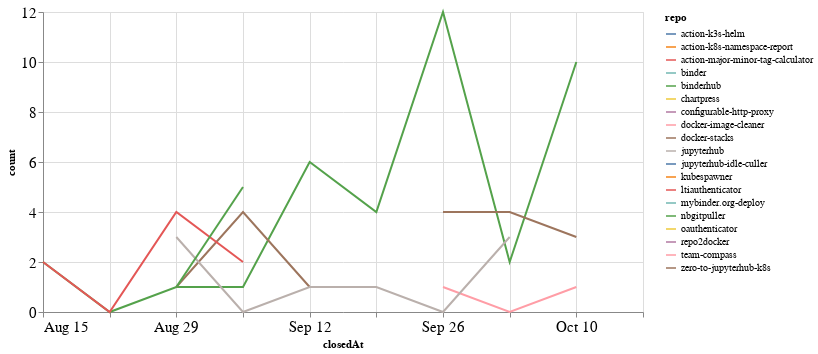

Notebook code cell kept with this figure:
### Code cell
closed_by_time = closed_by.groupby('repo').resample('W', on='closedAt').count()['author'].reset_index()
closed_by_time = closed_by_time.rename(columns={'author': 'count'})

alt.Chart(closed_by_time, width=600).mark_line().encode(
    x='closedAt',
    y='count',
    color='repo',
    tooltip="repo"
)

### Figure 1 — Vega-Lite specification as saved in the notebook (floating-point values rounded to 4 significant figures)
{"config": {"axisLeft": {"labelFontSize": 15}, "axisBottom": {"labelFontSize": 15}}, "data": {"name": "data-18efa8c2711fa72f81797943fe9b8ec8"}, "mark": "line", "encoding": {"color": {"type": "nominal", "field": "repo"}, "tooltip": {"type": "nominal", "field": "repo"}, "x": {"type": "temporal", "field": "closedAt"}, "y": {"type": "quantitative", "field": "count"}}, "width": 600, "$schema": "https://vega.github.io/schema/vega-lite/v4.8.1.json", "datasets": {"data-18efa8c2711fa72f81797943fe9b8ec8": [{"repo": "action-k3s-helm", "closedAt": "2021-10-10T00:00:00", "count": 2}, {"repo": "action-k8s-namespace-report", "closedAt": "2021-09-26T00:00:00", "count": 1}, {"repo": "action-major-minor-tag-calculator", "closedAt": "2021-09-26T00:00:00", "count": 1}, {"repo": "binder", "closedAt": "2021-10-03T00:00:00", "count": 1}, {"repo": "binderhub", "closedAt": "2021-08-15T00:00:00", "count": 2}, {"repo": "binderhub", "closedAt": "2021-08-22T00:00:00", "count": 0}, {"repo": "binderhub", "closedAt": "2021-08-29T00:00:00", "count": 1}, {"repo": "binderhub", "closedAt": "2021-09-05T00:00:00", "count": 1}, {"repo": "binderhub", "closedAt": "2021-09-12T00:00:00", "count": 6}, {"repo": "binderhub", "closedAt": "2021-09-19T00:00:00", "count": 4}, {"repo": "binderhub", "closedAt": "2021-09-26T00:00:00", "count": 12}, {"repo": "binderhub", "closedAt": "2021-10-03T00:00:00", "count": 2}, {"repo": "binderhub", "closedAt": "2021-10-10T00:00:00", "count": 10}, {"repo": "chartpress", "closedAt": "2021-09-05T00:00:00", "count": 1}, {"repo": "configurable-http-proxy", "closedAt": "2021-09-19T00:00:00", "count": 1}, {"repo": "docker-image-cleaner", "closedAt": "2021-09-26T00:00:00", "count": 1}, {"repo": "docker-image-cleaner", "closedAt": "2021-10-03T00:00:00", "count": 0}, {"repo": "docker-image-cleaner", "closedAt": "2021-10-10T00:00:00", "count": 1}, {"repo": "docker-stacks", "closedAt": "2021-08-29T00:00:00", "count": 1}, {"repo": "docker-stacks", "closedAt": "2021-09-05T00:00:00", "count": 4}, {"repo": "docker-stacks", "closedAt": "2021-09-12T00:00:00", "count": 1}, {"repo": "jupyterhub", "closedAt": "2021-08-29T00:00:00", "count": 3}, {"repo": "jupyterhub", "closedAt": "2021-09-05T00:00:00", "count": 0}, {"repo": "jupyterhub", "closedAt": "2021-09-12T00:00:00", "count": 1}, {"repo": "jupyterhub", "closedAt": "2021-09-19T00:00:00", "count": 1}, {"repo": "jupyterhub", "closedAt": "2021-09-26T00:00:00", "count": 0}, {"repo": "jupyterhub", "closedAt": "2021-10-03T00:00:00", "count": 3}, {"repo": "jupyterhub-idle-culler", "closedAt": "2021-09-19T00:00:00", "count": 2}, {"repo": "kubespawner", "closedAt": "2021-10-10T00:00:00", "count": 1}, {"repo": "ltiauthenticator", "closedAt": "2021-08-15T00:00:00", "count": 2}, {"repo": "ltiauthenticator", "closedAt": "2021-08-22T00:00:00", "count": 0}, {"repo": "ltiauthenticator", "closedAt": "2021-08-29T00:00:00", "count": 4}, {"repo": "ltiauthenticator", "closedAt": "2021-09-05T00:00:00", "count": 2}, {"repo": "mybinder.org-deploy", "closedAt": "2021-10-17T00:00:00", "count": 1}, {"repo": "nbgitpuller", "closedAt": "2021-08-29T00:00:00", "count": 1}, {"repo": "nbgitpuller", "closedAt": "2021-09-05T00:00:00", "count": 5}, {"repo": "oauthenticator", "closedAt": "2021-09-19T00:00:00", "count": 1}, {"repo": "repo2docker", "closedAt": "2021-08-29T00:00:00", "count": 2}, {"repo": "team-compass", "closedAt": "2021-10-03T00:00:00", "count": 1}, {"repo": "zero-to-jupyterhub-k8s", "closedAt": "2021-09-26T00:00:00", "count": 4}, {"repo": "zero-to-jupyterhub-k8s", "closedAt": "2021-10-03T00:00:00", "count": 4}, {"repo": "zero-to-jupyterhub-k8s", "closedAt": "2021-10-10T00:00:00", "count": 3}]}}
